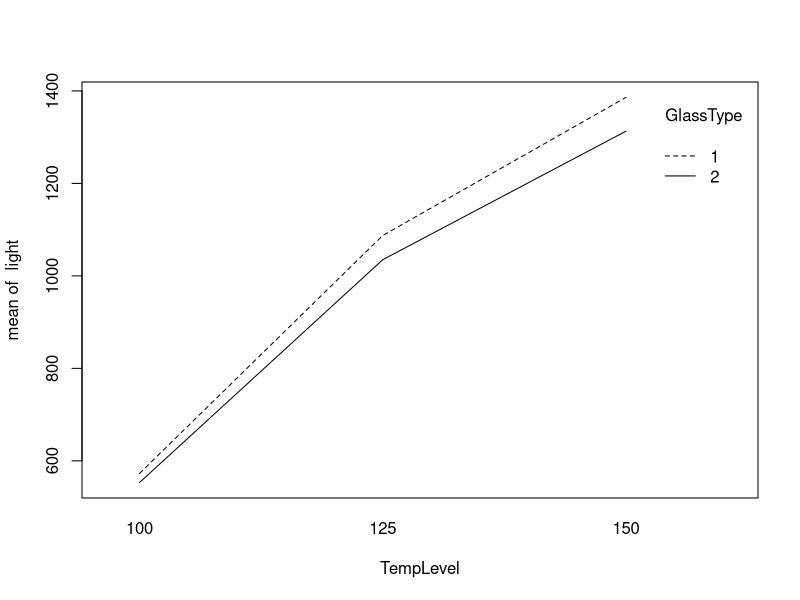

Recreate this plot in R.
## ---- chunk 1
GlassType= factor(c(rep(1:2, each = 9))) 
TempLevel = factor(c(rep(c(100,125,150), times =6)))
light <-c(580,1090,1392,
                568,1087,1380,
                570,1085,1386,
                550,1070,1328,
                530,1035,1312,
                579,1000,1299)
df.data_points = cbind(GlassType,TempLevel,light)
df.data_points
## ---- chunk 2
aov.output<- aov(light~ GlassType*TempLevel)
summary(aov.output)
## ---- chunk 3
library(stats)
interaction.plot(TempLevel,GlassType,light)
